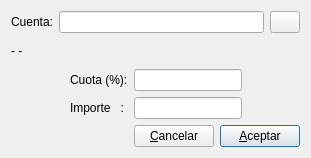
<?xml version="1.0" encoding="UTF-8"?>
<ui version="4.0">
 <class>ed_cta_lote</class>
 <widget class="QDialog" name="ed_cta_lote">
  <property name="geometry">
   <rect>
    <x>0</x>
    <y>0</y>
    <width>311</width>
    <height>158</height>
   </rect>
  </property>
  <property name="windowTitle">
   <string>Edición de cuenta</string>
  </property>
  <layout class="QVBoxLayout" name="verticalLayout">
   <item>
    <layout class="QHBoxLayout" name="horizontalLayout_2">
     <item>
      <widget class="QLabel" name="label">
       <property name="text">
        <string>Cuenta:</string>
       </property>
      </widget>
     </item>
     <item>
      <widget class="QLineEdit" name="cuentalineEdit"/>
     </item>
     <item>
      <widget class="QPushButton" name="ctapushButton">
       <property name="enabled">
        <bool>true</bool>
       </property>
       <property name="maximumSize">
        <size>
         <width>30</width>
         <height>16777215</height>
        </size>
       </property>
       <property name="text">
        <string/>
       </property>
       <property name="icon">
        <iconset resource="../keme.qrc">
         <normaloff>:/iconos/graf/xmag.png</normaloff>:/iconos/graf/xmag.png</iconset>
       </property>
      </widget>
     </item>
    </layout>
   </item>
   <item>
    <widget class="QLabel" name="descrip_label">
     <property name="maximumSize">
      <size>
       <width>300</width>
       <height>16777215</height>
      </size>
     </property>
     <property name="text">
      <string>- -</string>
     </property>
    </widget>
   </item>
   <item>
    <layout class="QHBoxLayout" name="horizontalLayout_3">
     <item>
      <spacer name="horizontalSpacer_2">
       <property name="orientation">
        <enum>Qt::Horizontal</enum>
       </property>
       <property name="sizeHint" stdset="0">
        <size>
         <width>40</width>
         <height>20</height>
        </size>
       </property>
      </spacer>
     </item>
     <item>
      <layout class="QGridLayout" name="gridLayout">
       <item row="0" column="0">
        <widget class="QLabel" name="cuota_label">
         <property name="text">
          <string>Cuota (%):</string>
         </property>
        </widget>
       </item>
       <item row="0" column="1">
        <widget class="QLineEdit" name="tipolineEdit"/>
       </item>
       <item row="1" column="0">
        <widget class="QLabel" name="importe_label">
         <property name="text">
          <string>Importe   :</string>
         </property>
        </widget>
       </item>
       <item row="1" column="1">
        <widget class="QLineEdit" name="importelineEdit"/>
       </item>
      </layout>
     </item>
     <item>
      <spacer name="horizontalSpacer_3">
       <property name="orientation">
        <enum>Qt::Horizontal</enum>
       </property>
       <property name="sizeHint" stdset="0">
        <size>
         <width>40</width>
         <height>20</height>
        </size>
       </property>
      </spacer>
     </item>
    </layout>
   </item>
   <item>
    <layout class="QHBoxLayout" name="horizontalLayout">
     <item>
      <spacer name="horizontalSpacer">
       <property name="orientation">
        <enum>Qt::Horizontal</enum>
       </property>
       <property name="sizeHint" stdset="0">
        <size>
         <width>68</width>
         <height>20</height>
        </size>
       </property>
      </spacer>
     </item>
     <item>
      <widget class="QPushButton" name="cancelarpushButton">
       <property name="text">
        <string>&amp;Cancelar</string>
       </property>
      </widget>
     </item>
     <item>
      <widget class="QPushButton" name="aceptarpushButton">
       <property name="text">
        <string>&amp;Aceptar</string>
       </property>
       <property name="default">
        <bool>true</bool>
       </property>
      </widget>
     </item>
    </layout>
   </item>
  </layout>
 </widget>
 <resources>
  <include location="../keme.qrc"/>
 </resources>
 <connections>
  <connection>
   <sender>cancelarpushButton</sender>
   <signal>clicked()</signal>
   <receiver>ed_cta_lote</receiver>
   <slot>reject()</slot>
   <hints>
    <hint type="sourcelabel">
     <x>181</x>
     <y>121</y>
    </hint>
    <hint type="destinationlabel">
     <x>64</x>
     <y>62</y>
    </hint>
   </hints>
  </connection>
  <connection>
   <sender>aceptarpushButton</sender>
   <signal>clicked()</signal>
   <receiver>ed_cta_lote</receiver>
   <slot>accept()</slot>
   <hints>
    <hint type="sourcelabel">
     <x>244</x>
     <y>125</y>
    </hint>
    <hint type="destinationlabel">
     <x>315</x>
     <y>82</y>
    </hint>
   </hints>
  </connection>
 </connections>
</ui>
